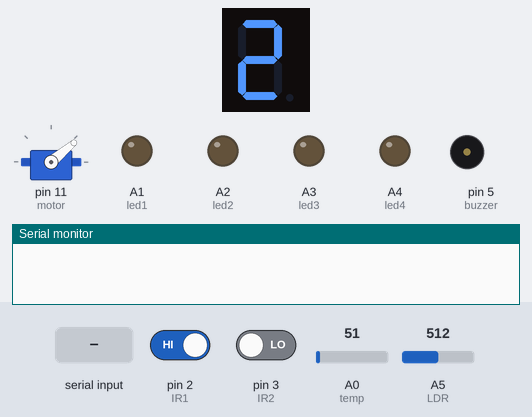
The sketch below on a simulated Arduino Uno, built with avr-gcc and run on an emulated ATmega328P. On the bench: 1-digit seven-segment display, servo, output pins drawn as LEDs (lit = HIGH), buzzer (waves = sounding), the last lines printed to the serial monitor. Wiring (inferred from the names in the program): 1-digit 7-segment display, segments lit when HIGH: segments pin 9, pin 8, pin 4, pin 6, pin 7, pin 10, pin 12. Inputs (shaded band) come from the test bench; at power-on: pin 3 (IR2) LOW, pin 2 (IR1) HIGH, A5 (LDR) = 512, A0 (temp) = 51. The segment pins are drawn as the display they are named for; pins used as bus, display or sensor lines are not drawn.

Above: at 1.2 s.
1.3 s: pin 3 (IR2) driven HIGH
At 3.5 s:
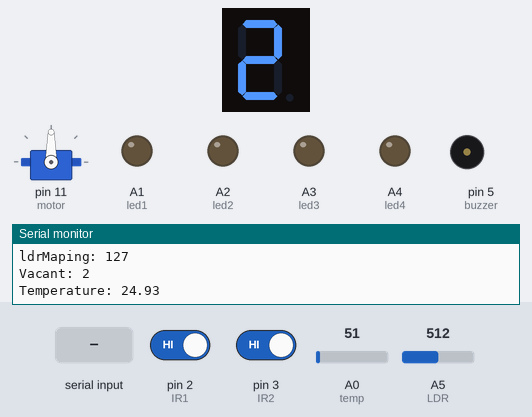
4.2 s: "l" received over Serial
At 5.3 s:
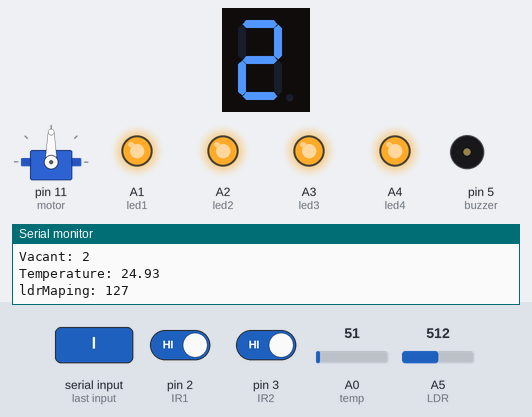
5.7 s: pin 2 (IR1) driven LOW
At 7.0 s:
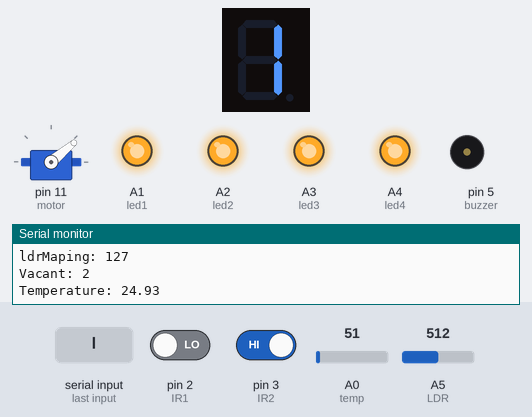
7.3 s: pin 2 (IR1) driven HIGH
At 9.9 s:
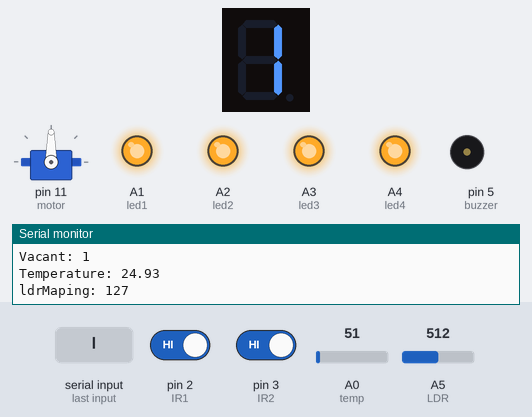
10.3 s: "b" received over Serial
At 10.56 s:
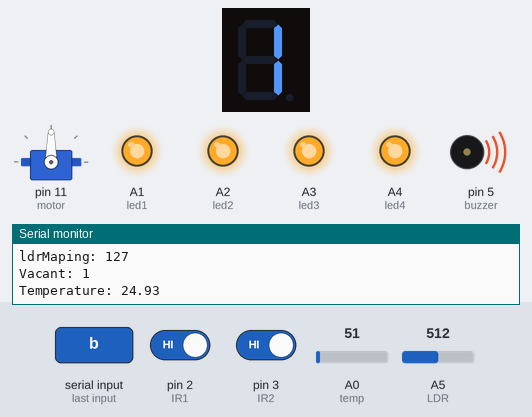
12.3 s: A5 (LDR) set to 373
13.8 s: A5 (LDR) set to 351
At 15.3 s:
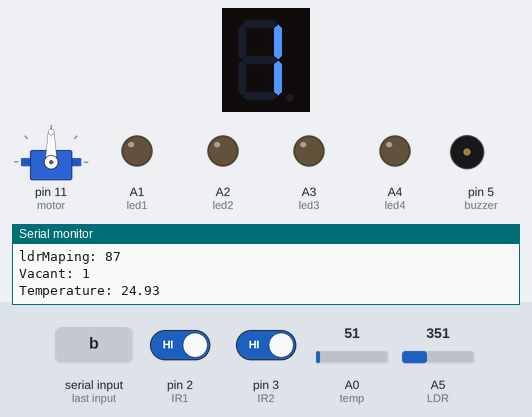
Timing chart, 0 to 16.8 s (numbered marks = the images above; inputs shaded):
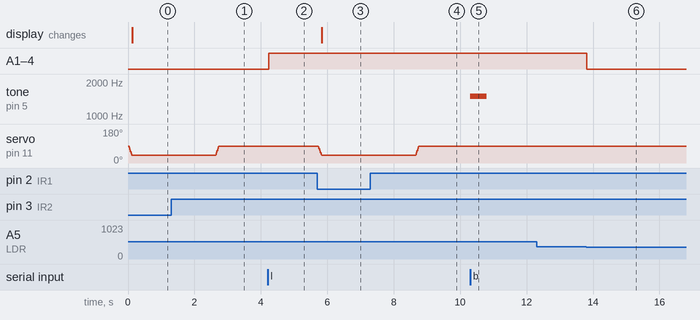

The sketch:

Final_Model_Smart_Garage_Project.ino
```cpp
#include <rtttl.h>
#include <Servo.h>
#define IR1 2
#define IR2 3


#define a 9
#define b 8
#define c 4
#define d 6
#define e 7
#define f 10
#define g 12

#define led1 A1
#define led2 A2
#define led3 A3
#define led4 A4
#define LDR A5

#define temp A0
#define buzzer 5
//*********************************************************


Servo motor;

bool isCarDetected(int IR);

void motorUP(int from, int to);

void motorDOWN(int from, int to);

void keepGateOpen(int IRIn,int IROut);

void attention (int buzzing);

void lightsON_OFF (bool ON_OFF);

bool lightOff = true;

void Print (int vacant);

short vacant = 1;

void welcome();

//***********************************************************

void setup()
{
  pinMode(IR1,INPUT);
  pinMode(IR2,INPUT);

  motor.attach(11);
  motor.write(90);

  pinMode(a,OUTPUT);
  pinMode(b,OUTPUT);
  pinMode(c,OUTPUT);
  pinMode(d,OUTPUT);
  pinMode(e,OUTPUT);
  pinMode(f,OUTPUT);
  pinMode(g,OUTPUT);

  pinMode(led1,OUTPUT);
  pinMode(led2,OUTPUT);
  pinMode(led3,OUTPUT);
  pinMode(led4,OUTPUT);
  pinMode(LDR,INPUT);

  pinMode(temp,INPUT);
  pinMode(buzzer,OUTPUT);

  Serial.begin(9600);
  /*char *song = "TakeOnMe:d=4,o=4,b=160:8d5,8p,8b,8p,8p,8e5,8g#5,8g#5,8p,8d5,8p,8f#5,8p,8f#5,8p,8f#5,8e5,8d5,8e5,8p,8d5,8p";
  Rtttl player;
  player.begin(buzzer);
  player.play(song, 0);*/
}

//*************************************************************

void loop() {


      //Remote Control System


    if (Serial.available())
    {
      char data = Serial.read();
      switch (data)
      {
        case 'l' : lightsON_OFF(1); lightOff = false; break;
        case 'd' : lightsON_OFF(0); lightOff = true; break;
        case 'o' : motorDOWN(90,40);break; //Open the gate
        case 'c' : motorUP(40,90);break; //Close the gate
        case 'b' : tone(buzzer,1500,500);break;
        default : break;
      }
      Serial.print("Input: ");Serial.println(data);
    }
    delay(10);


//**************************


     //Smart Gate System


    if (vacant == 0 && isCarDetected(IR1))
    attention(buzzer);

    bool going = false; bool gateOpen = false;
    if (isCarDetected(IR1) && vacant > 0)
      {motorDOWN(90,40);
       //welcome();
       vacant--;
       going = true;
       gateOpen = true;}
    else if (isCarDetected(IR2))
      {motorDOWN(90,40);
       vacant++;
       going = true;
       gateOpen = true;}


    Print(vacant);

    if (going)
    keepGateOpen(IR1,IR2);
    if (gateOpen)
    motorUP(40,90);

//***************************


    //Fire Alarm System


    float reading = analogRead(temp);
    float Temperature = reading * 5.0 / 1023;
    Temperature = Temperature / 0.01;

    if (Temperature > 85)
    {
      tone(buzzer,1000,500);
      lightsON_OFF(1);
      delay(500);
      lightsON_OFF(0);
      delay(500);
    }
    else
    {
      digitalWrite(buzzer,LOW);
    }

//****************************


     //Smart Lighting System


     int ldrReading = analogRead(LDR);
     int ldrMaping = map(ldrReading,0,1023,0,255);
     if (ldrMaping > 90 && !lightOff)
     {lightsON_OFF(1); lightOff = true;}
     else if (ldrMaping <= 90 && lightOff)
     {lightsON_OFF(0); lightOff = false;}

//*************************


Serial.print("ldrMaping: ");Serial.println(ldrMaping);
Serial.print("Vacant: ");Serial.println(vacant);
Serial.print("Temperature: ");Serial.println(Temperature);
}

//**************************************************************


//Functions


bool isCarDetected(int IR)
{
  int IRreading = digitalRead(IR);
  if (IRreading == LOW)
  return true;
  else
  return false;
}


void motorUP(int from, int to)
{
  for (int i = from; i <= to; i+=5)
  {
    motor.write(i);
    delay(10);
  }
}


void motorDOWN(int from, int to)
{
  for (int i = from; i >= to; i-=5)
  {
    motor.write(i);
    delay(10);
  }
}


void keepGateOpen(int IRIn,int IROut)
    {
    for (int i = 1; i <= 27;i++) //27 came out imperically
      {
      while (isCarDetected(IRIn))
      continue;
      delay(25);
      while (isCarDetected(IROut))
      continue;
      delay(25);
      }
    }

void welcome()
{
  int melody[3] = {262, 196, 196};
  int noteDurations[3] = {4, 8, 8};
  for (int note = 0; note < 3; note++)
  {
    int noteDuration = 1000 / noteDurations[note];
    tone(buzzer, melody[note], noteDuration);

    int pauseBetweenNotes = 1.3 * noteDuration;
    delay(pauseBetweenNotes);

    noTone(buzzer);
  }
}

void attention (int buzzing)
  {for (int i = 1; i <= 2; i++)
    {
     Print(10);//Which will get all LEDs OFF
     tone(buzzing,1500,500);
     delay(500);
     Print(0);
     delay(500);
     }
  }


void lightsON_OFF (bool ON_OFF)
{
  if (ON_OFF == 1)
  {digitalWrite(led1,HIGH);
   digitalWrite(led2,HIGH);
   digitalWrite(led3,HIGH);
   digitalWrite(led4,HIGH);}
  else
   {digitalWrite(led1,LOW);
    digitalWrite(led2,LOW);
    digitalWrite(led3,LOW);
    digitalWrite(led4,LOW);}
}


void Print (int vacant)
{
  if (vacant == 0)
  {
    digitalWrite(a,HIGH);
    digitalWrite(b,HIGH);
    digitalWrite(c,HIGH);
    digitalWrite(d,HIGH);
    digitalWrite(e,HIGH);
    digitalWrite(f,HIGH);
    digitalWrite(g,LOW);
  }
  else if (vacant == 1)
  { digitalWrite(a,LOW);
    digitalWrite(b,HIGH);
    digitalWrite(c,HIGH);
    digitalWrite(d,LOW);
    digitalWrite(e,LOW);
    digitalWrite(f,LOW);
    digitalWrite(g,LOW);
  }
  else if (vacant == 2)
  {
    digitalWrite(a,HIGH);
    digitalWrite(b,HIGH);
    digitalWrite(c,LOW);
    digitalWrite(d,HIGH);
    digitalWrite(e,HIGH);
    digitalWrite(f,LOW);
    digitalWrite(g,HIGH);
  }
  else if (vacant == 3)
  {
    digitalWrite(a,HIGH);
    digitalWrite(b,HIGH);
    digitalWrite(c,HIGH);
    digitalWrite(d,HIGH);
    digitalWrite(e,LOW);
    digitalWrite(f,LOW);
    digitalWrite(g,HIGH);
  }
  else if (vacant == 4)
  {
    digitalWrite(a,LOW);
    digitalWrite(b,HIGH);
    digitalWrite(c,HIGH);
    digitalWrite(d,LOW);
    digitalWrite(e,LOW);
    digitalWrite(f,HIGH);
    digitalWrite(g,HIGH);
  }
  else if (vacant == 5)
  {
    digitalWrite(a,HIGH);
    digitalWrite(b,LOW);
    digitalWrite(c,HIGH);
    digitalWrite(d,HIGH);
    digitalWrite(e,LOW);
    digitalWrite(f,HIGH);
    digitalWrite(g,HIGH);
  }
  else if (vacant == 6)
  {
    digitalWrite(a,HIGH);
    digitalWrite(b,LOW);
    digitalWrite(c,HIGH);
    digitalWrite(d,HIGH);
    digitalWrite(e,HIGH);
    digitalWrite(f,HIGH);
    digitalWrite(g,HIGH);
  }
  else if (vacant == 7)
  {
    digitalWrite(a,HIGH);
    digitalWrite(b,HIGH);
    digitalWrite(c,HIGH);
    digitalWrite(d,LOW);
    digitalWrite(e,LOW);
    digitalWrite(f,LOW);
    digitalWrite(g,LOW);
  }
  else if (vacant == 8)
  {
    digitalWrite(a,HIGH);
    digitalWrite(b,HIGH);
    digitalWrite(c,HIGH);
    digitalWrite(d,HIGH);
    digitalWrite(e,HIGH);
    digitalWrite(f,HIGH);
    digitalWrite(g,HIGH);
  }
  else if (vacant == 9)
  {
    digitalWrite(a,HIGH);
    digitalWrite(b,HIGH);
    digitalWrite(c,HIGH);
    digitalWrite(d,HIGH);
    digitalWrite(e,LOW);
    digitalWrite(f,HIGH);
    digitalWrite(g,HIGH);
  }
  else //All LEDs OFF
  {
    digitalWrite(a,LOW);
    digitalWrite(b,LOW);
    digitalWrite(c,LOW);
    digitalWrite(d,LOW);
    digitalWrite(e,LOW);
    digitalWrite(f,LOW);
    digitalWrite(g,LOW);
  }
}
```

Measured:
- the behaviour switches between 366 and 365 on A5 (LDR) (found by bisection; images 5 and 6)
- after the input at 1.3 s, servo on pin 11 (motor): 40° → 90° after 1.3 s
- after the input at 4.2 s, A1 (led1), A2 (led2), A3 (led3), A4 (led4): LOW → HIGH at once
- after the input at 5.7 s, servo on pin 11 (motor): 90° → 40° at once; the display: changes after 0.13 s (image 3)
- after the input at 7.3 s, servo on pin 11 (motor): 40° → 90° after 1.4 s
- after the input at 10.3 s, tone on pin 5 (buzzer): silent → 1500 Hz at once, → silent 0.50 s later
- after the input at 13.8 s, A1 (led1), A2 (led2), A3 (led3), A4 (led4): HIGH → LOW at once
